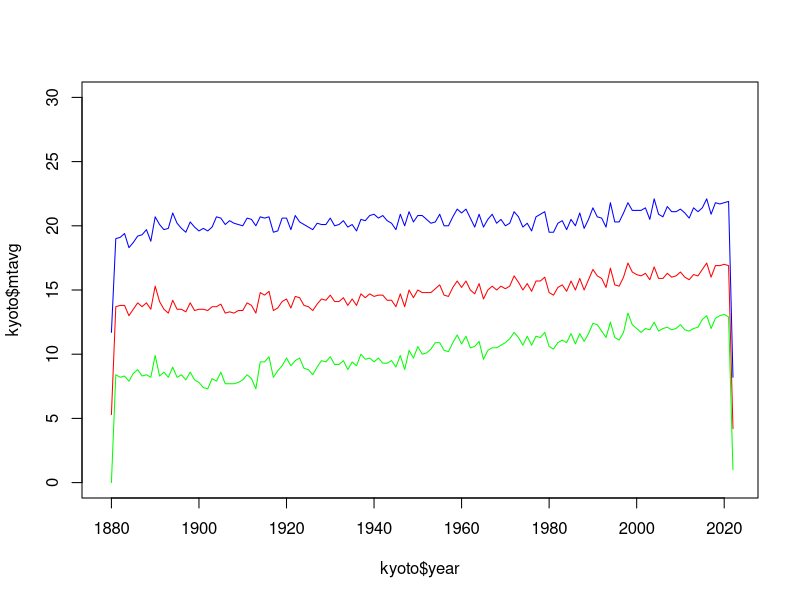
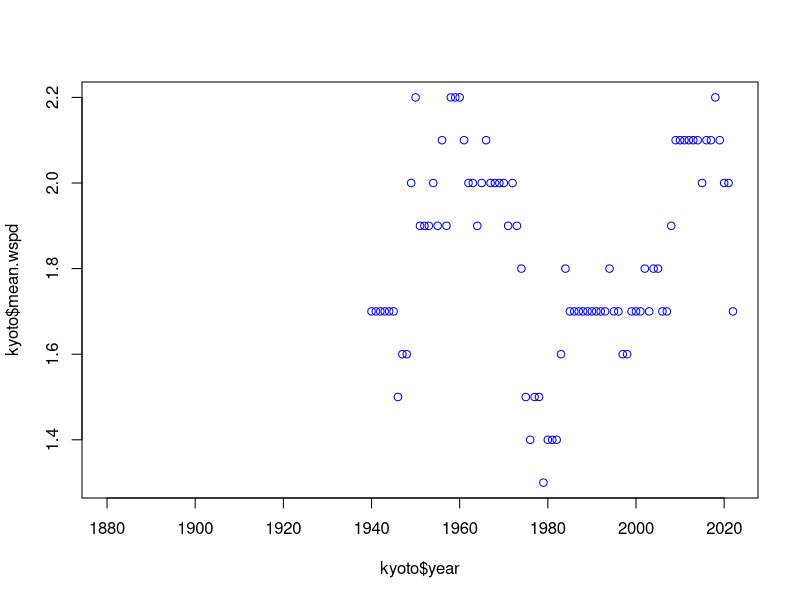
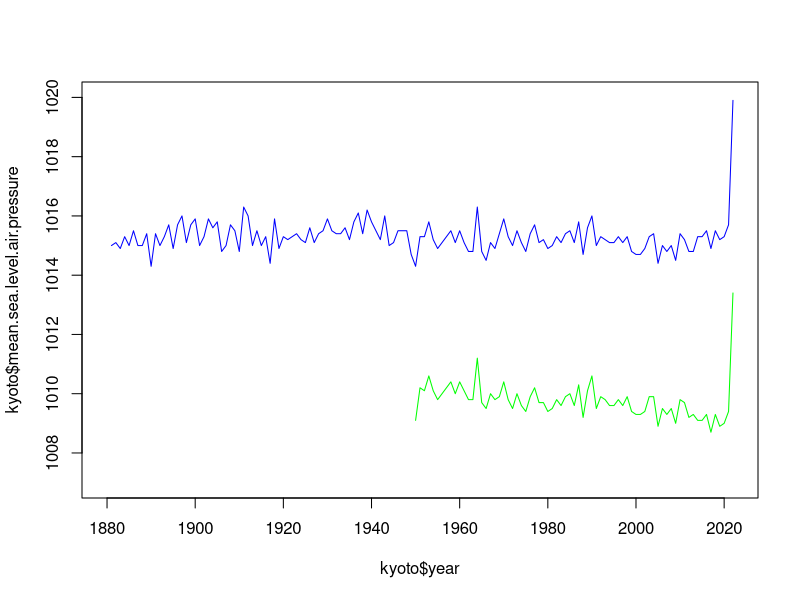
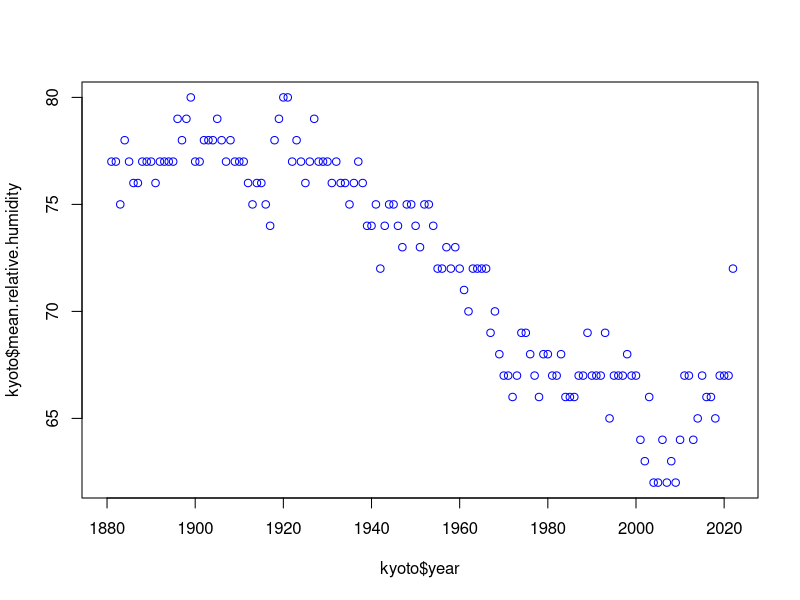
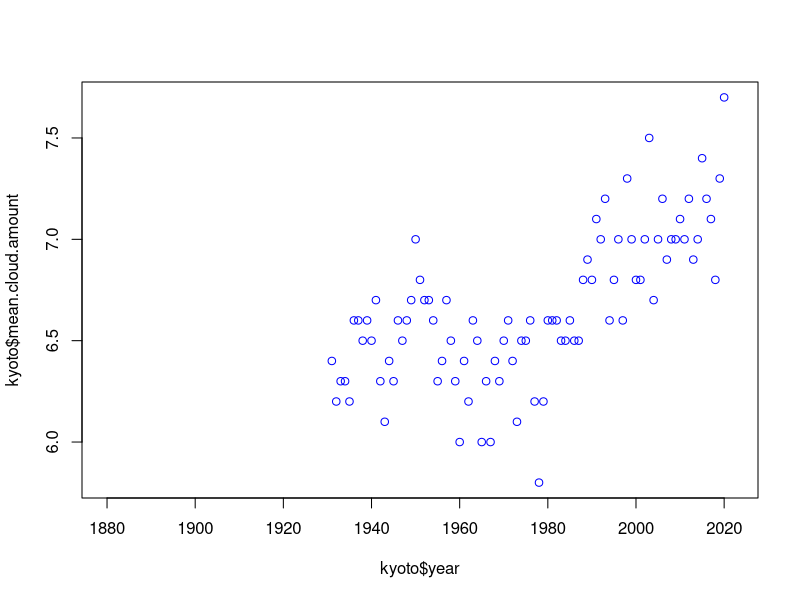
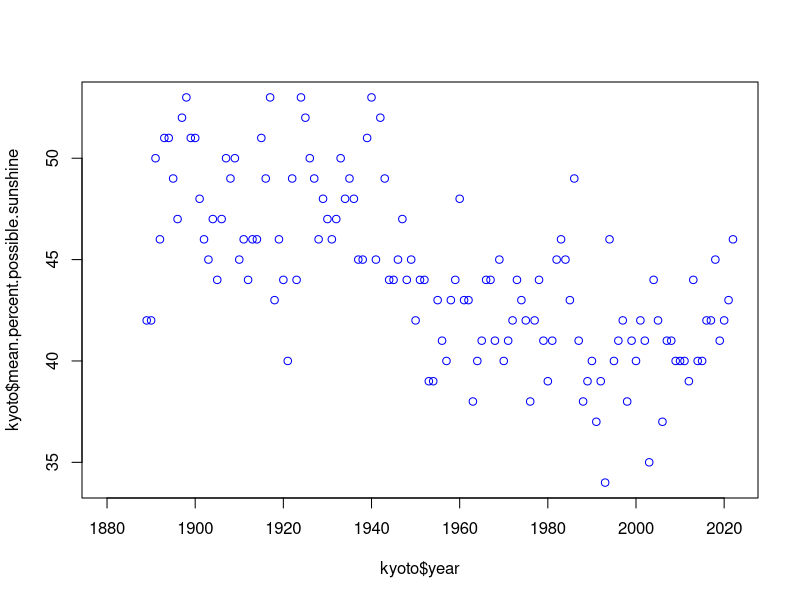
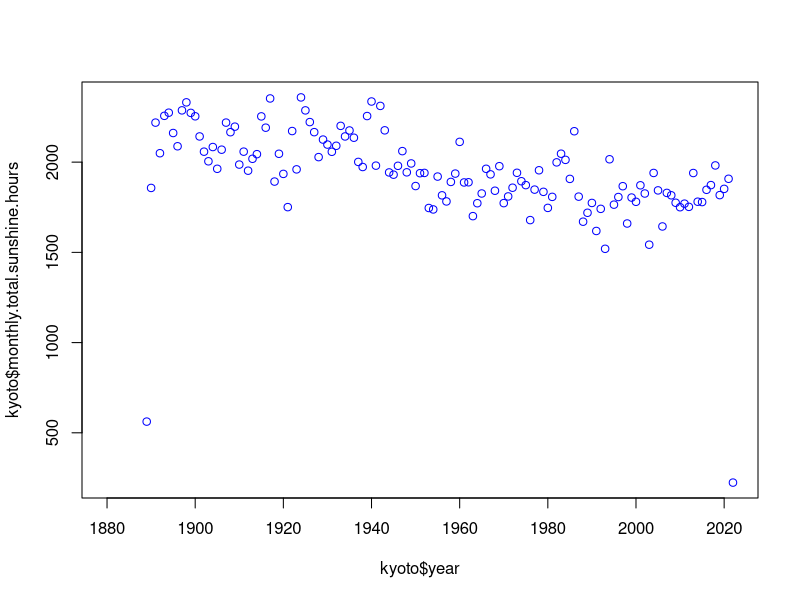
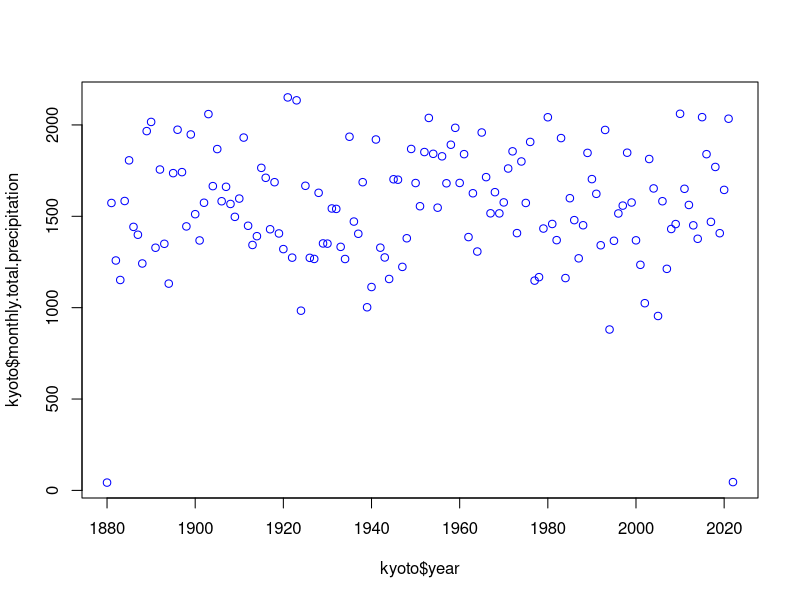

The R source for these figures, in order:
## ---- chunk 1
library(tidyverse)
library(dplyr)

kyoto <- read.csv("KyotoDesc.csv")

## Temperature (TMIN, TMAX, TAVG - DEGREES CELCIUS)
plot(kyoto$year, kyoto$mtavg, col="red", xlim = c(1879, 2022), ylim = c(0,30), type='l') 
lines(kyoto$year, kyoto$mtmin, col="green")
lines(kyoto$year, kyoto$mtmax, col="blue")
## ---- chunk 2
## Mean Windspeed (m/s)
plot(kyoto$year, kyoto$mean.wspd, col="blue")
## ---- chunk 3
## Mean Sea level air pressure and station level pressure (hPa)
plot(kyoto$year, kyoto$mean.sea.level.air.pressure, col="blue", xlim = c(1880, 2022), ylim = c(1007,1020),type='l')
lines(kyoto$year, kyoto$mean.station.level.pressure, col="green")
## ---- chunk 4
## Mean relative humidity (%)
plot(kyoto$year, kyoto$mean.relative.humidity, col="blue")
## ---- chunk 5
## Mean cloud amount (1/10)
plot(kyoto$year, kyoto$mean.cloud.amount, col="blue")
## ---- chunk 6
## Mean possible sunshine %
plot(kyoto$year, kyoto$mean.percent.possible.sunshine, col="blue")
## ---- chunk 7
## Monthly total sunshine hours
plot(kyoto$year, kyoto$monthly.total.sunshine.hours, col="blue")
## ---- chunk 8
## Monthly total precipitation (mm)
plot(kyoto$year, kyoto$monthly.total.precipitation, col="blue")
